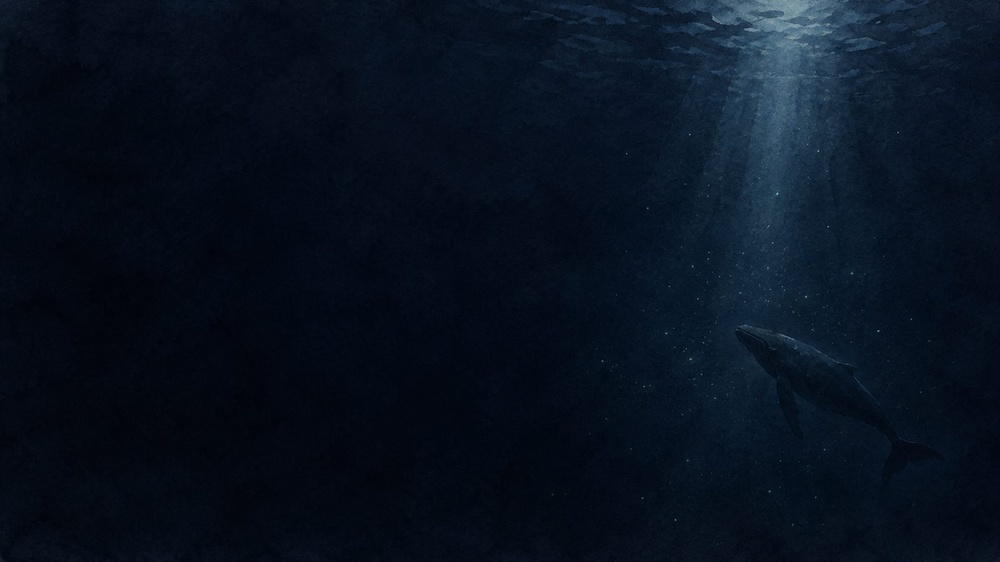
#> input picture assets/abyss-dark.jpg, 1000 x 562 px, shrunk from 1600 x 900 before the run
$ python analyze-render.py ../assets/abyss-dark.jpg 5 5
#> lines starting #> are read from the running program, lines starting #| are printed output that depends on the picture
"""Measure whether the theme background actually reaches the screen.

The model cannot see images, so "does it look right" has to become a number. A
painted background is a smooth colour field: the pixel evidence is a *spatial
gradient* that a flat token fill cannot produce. So this script reports

  spread   -- per-region max-min across channels; a flat fill is ~0, artwork is not
  gradient -- difference between the left and right halves of a region, which is
              what a colour field that brightens toward the content side looks like

and a coarse colour grid, which doubles as a map of where things are on screen.

Usage: python scripts/analyze-render.py <png> [rows] [cols]
"""
import sys
from pathlib import Path

from PIL import Image


def region_stats(image, box):
    """Mean colour plus spread inside a box. Spread is the tell for real artwork."""
    crop = image.crop(box).convert('RGB')
    pixels = list(crop.getdata())
    count = len(pixels)
    mean = tuple(sum(p[i] for p in pixels) // count for i in range(3))
    spread = tuple(max(p[i] for p in pixels) - min(p[i] for p in pixels) for i in range(3))
    return mean, spread


def main():
    if len(sys.argv) < 2:
        print('usage: python scripts/analyze-render.py <png> [rows] [cols]')
        return 2
    path = Path(sys.argv[1])
    if not path.exists():
        print(f'missing {path}')
        return 2
    rows = int(sys.argv[2]) if len(sys.argv) > 2 else 6
    cols = int(sys.argv[3]) if len(sys.argv) > 3 else 8
    with Image.open(path) as raw:
#> raw is the input picture: PIL image 1000x562 RGB; mean R, G, B 8, 17.5, 31.2
        image = raw.convert('RGB')
    width, height = image.size
#> width = 1000; height = 562
    print(f'{path.name}  {width}x{height}')
#| abyss-dark.jpg  1000x562

    print('\n=== coarse colour grid (mean RGB per cell) ===')
    for row in range(rows):
        top = row * height // rows
        bottom = (row + 1) * height // rows
        cells = []
        for col in range(cols):
            left = col * width // cols
            right = (col + 1) * width // cols
            mean, _ = region_stats(image, (left, top, right, bottom))
            cells.append(f'{mean[0]:3d},{mean[1]:3d},{mean[2]:3d}')
        print(f'  y{top:4d}-{bottom:4d}  ' + ' | '.join(cells))
#> this loop made 5 passes
#> pass 1, in region_stats, `crop = image.crop(box).convert('RGB')`:
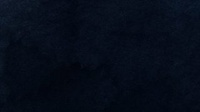
#> crop: PIL image 200x112 RGB; mean R, G, B 5.9, 12.6, 25.2
#> pass 1, in region_stats (call 3), `crop = image.crop(box).convert('RGB')`:
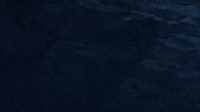
#> crop: PIL image 200x112 RGB; mean R, G, B 8.9, 20, 36.2
#> pass 1, in region_stats (call 4), `crop = image.crop(box).convert('RGB')`:
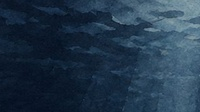
#> crop: PIL image 200x112 RGB; mean R, G, B 33.9, 54.7, 74.3

    print('\n=== named regions ===')
    regions = {
        'far-left strip (sidebar edge)': (0, height // 4, max(4, width // 40), 3 * height // 4),
        'left third': (0, 0, width // 3, height),
        'middle third': (width // 3, 0, 2 * width // 3, height),
        'right third': (2 * width // 3, 0, width, height),
        'top bar': (0, 0, width, max(4, height // 20)),
        'bottom strip': (0, height - max(4, height // 20), width, height),
    }
    for name, box in regions.items():
        mean, spread = region_stats(image, box)
        crop = image.crop(box).convert('RGB')
        half = crop.width // 2
        left_mean, _ = region_stats(crop, (0, 0, half, crop.height))
        right_mean, _ = region_stats(crop, (half, 0, crop.width, crop.height))
        lr = tuple(abs(right_mean[i] - left_mean[i]) for i in range(3))
        verdict = 'ARTWORK' if max(spread) > 24 else ('flat fill' if max(spread) < 8 else 'textured')
        print(f'  {name:32s} mean={mean} spread={spread} L->R={lr}  {verdict}')
#> this loop made 6 passes
#> (left_mean, right_mean, lr, verdict) on passes 1 to 6: ((3, 9, 20), (3, 8, 19), (0, 1, 1), 'textured'), ((3, 9, 19), (3, 9, 21), (0, 0, 2), 'ARTWORK'), ((4, 11, 24), (6, 15, 30), (2, 4, 6), 'ARTWORK'), ((20, 38, 55), (9, 20, 36), (11, 18, 19), 'ARTWORK'), ((7, 15, 30), (34, 54, 73), (27, 39, 43), 'ARTWORK'), ((5, 11, 22), (6, 14, 27), (1, 3, 5), 'ARTWORK')
#|   far-left strip (sidebar edge)    mean=(3, 9, 20) spread=(11, 16, 21) L->R=(0, 1, 1)  textured
#|   left third                       mean=(3, 9, 20) spread=(27, 36, 41) L->R=(0, 0, 2)  ARTWORK
#|   middle third                     mean=(5, 13, 27) spread=(98, 108, 115) L->R=(2, 4, 6)  ARTWORK
#|   right third                      mean=(14, 29, 45) spread=(141, 173, 179) L->R=(11, 18, 19)  ARTWORK
#|   top bar                          mean=(21, 35, 51) spread=(136, 158, 159) L->R=(27, 39, 43)  ARTWORK
#|   bottom strip                     mean=(5, 12, 24) spread=(27, 33, 36) L->R=(1, 3, 5)  ARTWORK
#> pass 1, in region_stats (call 26), `crop = image.crop(box).convert('RGB')`:
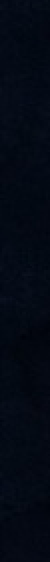
#> crop: PIL image 25x281 RGB (shown 2 times larger); mean R, G, B 3.6, 9.3, 20.1
#> pass 2, in region_stats (call 29), `crop = image.crop(box).convert('RGB')`:
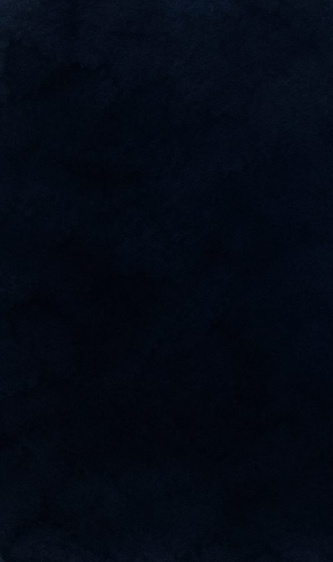
#> crop: PIL image 333x562 RGB; mean R, G, B 3.8, 9.3, 20.4
#> pass 2, in region_stats (call 30), `crop = image.crop(box).convert('RGB')`:
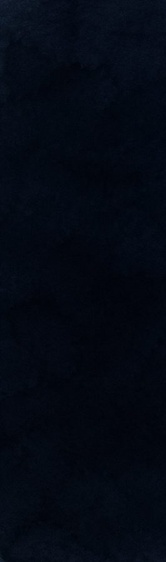
#> crop: PIL image 166x562 RGB; mean R, G, B 3.8, 9.1, 19.8
#> after the loop:
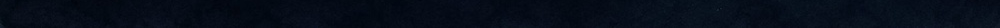
#> crop: PIL image 1000x28 RGB; mean R, G, B 5.9, 13, 24.9
    return 0


if __name__ == '__main__':
    raise SystemExit(main())
#> (the program exits here)

$ run again, on assets/aurora-dark.jpg
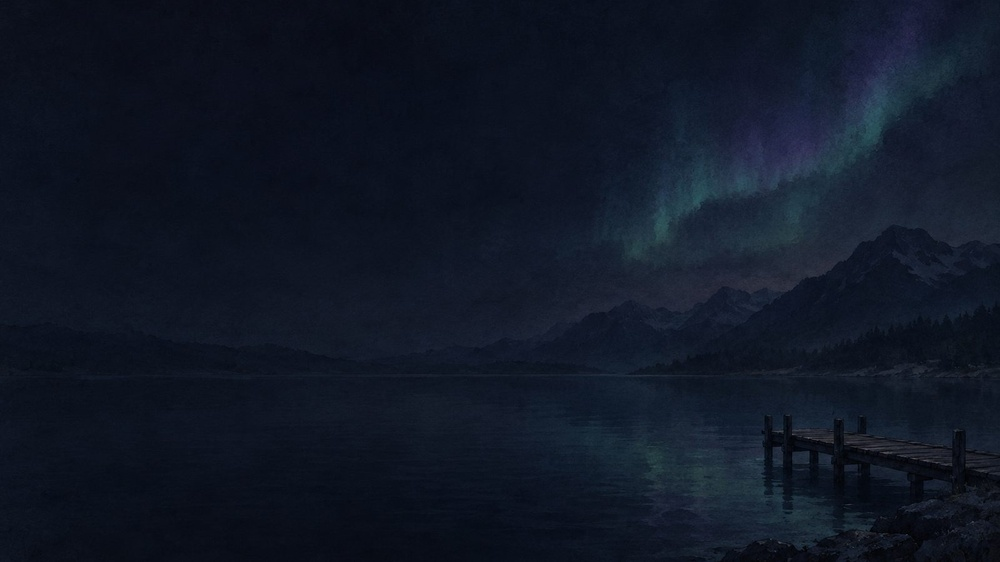
#> input picture assets/aurora-dark.jpg, 1000 x 562 px, shrunk from 1600 x 900 before the run
#> in main, raw is the input picture: PIL image 1000x562 RGB; mean R, G, B 16.2, 23.3, 37.5
#| aurora-dark.jpg  1000x562
#> the loop in main, `for row in range(rows):` made 5 passes
#> pass 1, in region_stats (call 4), `crop = image.crop(box).convert('RGB')`:
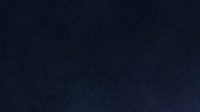
#> crop: PIL image 200x112 RGB; mean R, G, B 14.3, 20.9, 36.7
#> the loop in main, `for name, box in regions.items():` made 6 passes
#> (left_mean, right_mean, lr, verdict) on passes 1 to 6: ((13, 19, 33), (13, 19, 32), (0, 0, 1), 'textured'), ((11, 17, 30), (12, 17, 30), (1, 0, 0), 'ARTWORK'), ((13, 19, 32), (16, 25, 40), (3, 6, 8), 'ARTWORK'), ((23, 33, 49), (19, 27, 42), (4, 6, 7), 'ARTWORK'), ((10, 14, 26), (14, 20, 36), (4, 6, 10), 'ARTWORK'), ((9, 13, 24), (13, 19, 30), (4, 6, 6), 'ARTWORK')
#> (printed output is left out)
#> after the loop in main, `for name, box in regions.items():`:
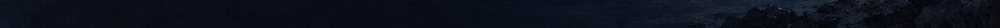
#> crop: PIL image 1000x28 RGB; mean R, G, B 11.8, 16.6, 27.7
